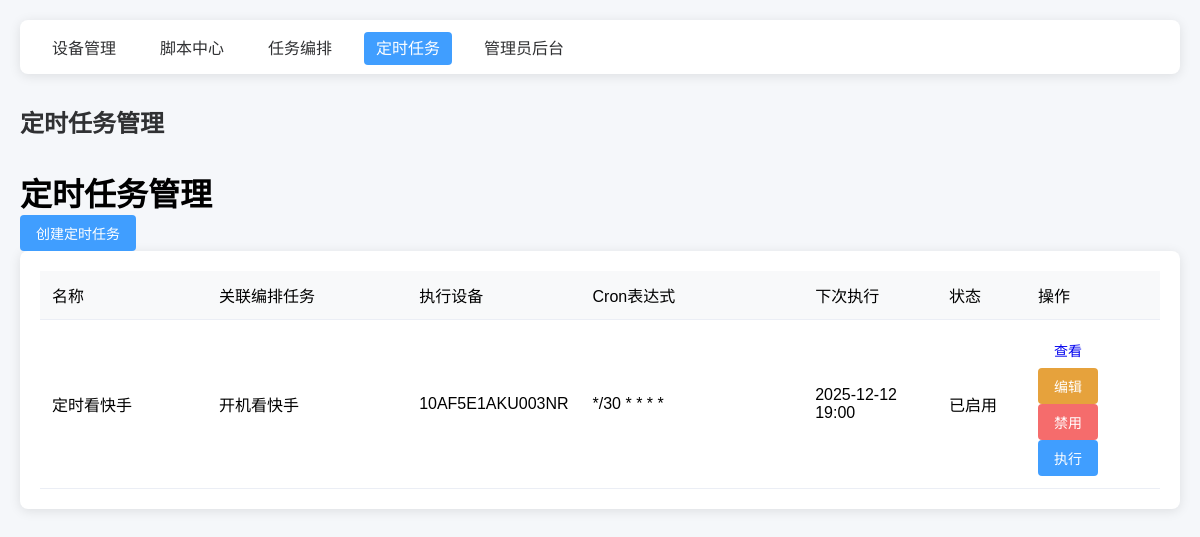
The app's page /scheduler/ with its own data.
### task_scheduler/models.py (models this page shows, shortened)
class ScheduleTask(models.Model):
    name = models.CharField("定时任务名称", max_length=100, unique=True)
    orchestration = models.ForeignKey(
        OrchestrationTask,
        on_delete=models.CASCADE,
        related_name="schedules",
        verbose_name="关联编排任务"
    )
    device = models.ForeignKey(
        ADBDevice,
        on_delete=models.SET_NULL,
        null=True,
        blank=True,
        verbose_name="指定执行设备",
        help_text="为空则自动选择在线设备"
    )
    cron_expression = models.CharField(
        "Cron表达式",
        max_length=100,
        default="0 0 * * *",
        help_text="格式：分 时 日 月 周，支持标准Cron语法。示例：<br/>"
                  "0 8 * * * → 每天8点执行<br/>"
                  "0 0 * * 1,3,5 → 每周一/三/五0点执行<br/>"
                  "0 12 1,15 * * → 每月1/15号12点执行<br/>"
                  "*/30 * * * * → 每30分钟执行一次"
    )
    is_active = models.BooleanField("是否启用", default=True)
    last_run_time = models.DateTimeField("最后执行时间", blank=True, null=True)
    next_run_time = models.DateTimeField("下次执行时间", blank=True, null=True)
    create_time = models.DateTimeField("创建时间", default=datetime.datetime.now)  # 改这里
    update_time = models.DateTimeField("更新时间", auto_now=True)
    class Meta:
        verbose_name = "定时任务"
        verbose_name_plural = "定时任务管理"
        ordering = ["-create_time"]

### task_orchestration/models.py (models this page shows, shortened)
class OrchestrationTask(models.Model):
    TASK_STATUS = (
        ("draft", "草稿"),
        ("active", "已激活"),
        ("disabled", "已禁用"),
    )
    name = models.CharField("编排任务名称", max_length=100, unique=True)
    description = models.TextField("描述", blank=True, null=True)
    status = models.CharField("状态", max_length=20, choices=TASK_STATUS, default="draft")
    create_time = models.DateTimeField("创建时间", default=timezone.now)
    update_time = models.DateTimeField("更新时间", auto_now=True)
    class Meta:
        verbose_name = "编排任务"
        verbose_name_plural = "编排任务管理"
        ordering = ["-create_time"]

### adb_manager/models.py (models this page shows, shortened)
class ADBDevice(BaseModel):
    device_name = models.CharField(
        "设备名称",
        max_length=50,
        help_text="如：游戏手机1"
    )
    device_ip = models.GenericIPAddressField(
        "设备IP",
        blank=True,
        null=True,
        help_text="局域网IP（序列号连接时可不填），如192.168.3.100"
    )
    device_port = models.IntegerField(
        "ADB端口",
        default=5555,
        blank=True,
        null=True,
        help_text="默认5555（序列号连接时可不填）"
    )
    device_serial = models.CharField(
        "设备序列号",
        max_length=100,
        blank=True,
        null=True,
        help_text="ADB设备序列号（优先使用），如10AF5E1AKU003NR或192.168.3.100:5555"
    )
    is_active = models.BooleanField("是否启用监控", default=True)
    user = models.ForeignKey(
        CustomUser,
        on_delete=models.SET_NULL,
        null=True,
        blank=True,
        verbose_name="关联用户",
        help_text="绑定该设备的用户（为空则所有用户可操作）"
    )
    class Meta:
        verbose_name = "ADB设备"
        verbose_name_plural = "ADB设备管理"
        unique_together = ("device_ip", "device_port")

### task_scheduler/views.py (the view)
# urls.py: path('', views.ScheduleTaskListView.as_view(), name='list'),
class ScheduleTaskListView(View):
    def get(self, request):
        schedules = ScheduleTask.objects.all()
        return render(request, "task_scheduler/schedule_list.html", {
            "schedules": schedules,
            "page_title": "定时任务管理"
        })

### task_scheduler/templates/task_scheduler/schedule_list.html (shortened to what this page needs)
{% extends 'base.html' %}
{% block content %}
<div class="container mt-4">
    <div class="d-flex justify-content-between align-items-center mb-4">
        <h1>{{ page_title }}</h1>
        <a href="{% url 'task_scheduler:create' %}" class="btn btn-primary">
             创建定时任务
        </a>
    </div>
    <div class="card">
        <div class="table-responsive">
            <table class="table table-hover mb-0">
                <thead class="table-light">
                    <tr>
                        <th style="width: 15%;">名称</th>
                        <th style="width: 18%;">关联编排任务</th>
                        <th style="width: 15%;">执行设备</th>
                        <th style="width: 20%;">Cron表达式</th>
                        <th style="width: 12%;">下次执行</th>
                        <th style="width: 8%;">状态</th>
                        <th style="width: 12%;">操作</th>
                    </tr>
                </thead>
                <tbody>
                    {% for schedule in schedules %}
                    <tr>
                        <td>{{ schedule.name }}</td>
                        <td>{{ schedule.orchestration.name }}</td>
                        <td>
                            {% if schedule.device %}
                                {{ schedule.device.device_name }}
                            {% else %}
                                <span class="text-muted">自动选择</span>
                            {% endif %}
                        </td>
                        <td>{{ schedule.cron_expression }}</td>
                        <td>
                            {% if schedule.next_run_time %}
                                {{ schedule.next_run_time|date:"Y-m-d H:i" }}
                            {% else %}
                                <span class="text-muted">未计算</span>
                            {% endif %}
                        </td>
                        <td>
                            {% if schedule.is_active %}
                                <span class="badge bg-success">已启用</span>
                            {% else %}
                                <span class="badge bg-secondary">已禁用</span>
                            {% endif %}
                        </td>
                        <td>
                            <div class="d-flex gap-1">
                                <a href="{% url 'task_scheduler:detail' schedule.id %}"
                                   class="btn btn-info btn-sm d-flex align-items-center"
                                   title="查看详情">
                                    <span>查看</span>
                                </a>
                                <a href="{% url 'task_scheduler:edit' schedule.id %}"
                                   class="btn btn-warning btn-sm d-flex align-items-center"
                                   title="编辑任务">
                                    <span>编辑</span>
                                </a>
                                <form method="post" action="{% url 'task_scheduler:toggle' schedule.id %}" class="m-0">
                                    <button type="submit"
                                            class="btn {% if schedule.is_active %}btn-danger{% else %}btn-success{% endif %} btn-sm d-flex align-items-center"
                                            title="{% if schedule.is_active %}禁用任务{% else %}启用任务{% endif %}">
                                        <span>{% if schedule.is_active %}禁用{% else %}启用{% endif %}</span>
                                    </button>
                                </form>
                                <form method="post" action="{% url 'task_scheduler:execute' schedule.id %}" class="m-0">
                                    <button type="submit"
                                            class="btn btn-primary btn-sm d-flex align-items-center"
                                            title="立即执行">
                                        <span>执行</span>
                                    </button>
                                </form>
                            </div>
                        </td>
                    </tr>
                    {% empty %}
                    <tr>
                        <td colspan="7" class="text-center py-4">
                            <div class="text-muted">暂无定时任务，请点击"创建定时任务"按钮添加</div>
                        </td>
                    </tr>
                    {% endfor %}
                </tbody>
            </table>
        </div>
    </div>
</div>
{% endblock %}

### templates/base.html (style rules this page uses)
* { margin: 0; padding: 0; box-sizing: border-box; }
body { padding: 20px; background-color: #f5f7fa; font-family: "Microsoft YaHei", sans-serif; }
.btn { padding: 8px 16px; border: none; border-radius: 4px; cursor: pointer; font-size: 14px; text-decoration: none; display: inline-block; transition: background-color 0.2s; }
.btn-primary { background-color: #409eff; color: #fff; }
.btn-danger { background-color: #f56c6c; color: #fff; }
.btn-warning { background-color: #e6a23c; color: #fff; }
.card { background-color: #fff; border-radius: 8px; box-shadow: 0 2px 12px 0 rgba(0, 0, 0, 0.1); padding: 20px; margin-bottom: 20px; }
table { width: 100%; border-collapse: collapse; }
th, td { padding: 12px; text-align: left; border-bottom: 1px solid #ebeef5; }
th { background-color: #f8f9fa; font-weight: 500; }

### records on screen
ScheduleTask: name "定时看快手", orchestration.name "开机看快手", device.device_name "10AF5E1AKU003NR", cron_expression "*/30 * * * *", next_run_time "2025-12-12 19:00", is_active "已启用"

### other values on screen
{{ page_title }} "定时任务管理"
